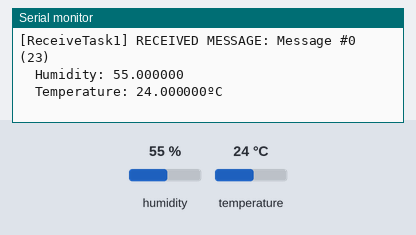
Bench run of a program on a simulated ESP32. Shown: the last lines printed to the serial monitor. The test bench sets the inputs (shaded band); at power-on: humidity 55 %, temperature 24 °C.

Above: at 2.8 s.
2.9 s: humidity set to 22 %
At 4.8 s:
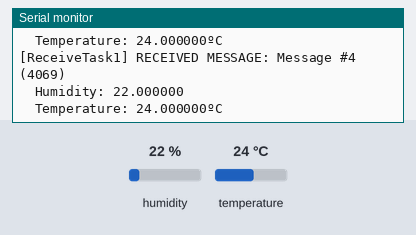
5.6 s: temperature set to 12 °C
At 6.5 s:
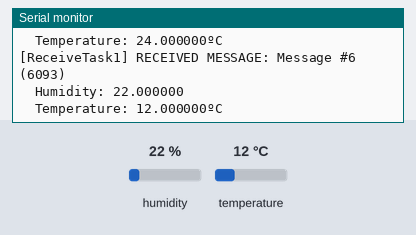
8.3 s: humidity set to 40 %
At 10.9 s:
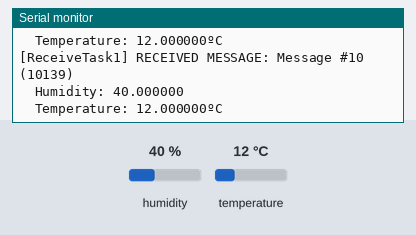
Timing chart, 0 to 12.4 s (numbered marks = the images above; inputs shaded):
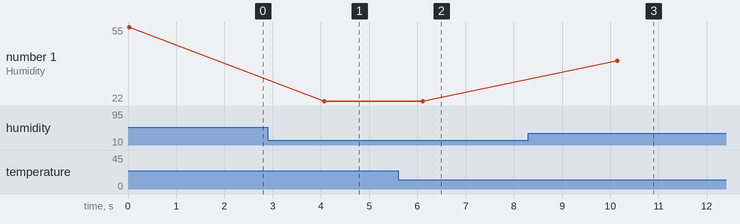

Measured:
- after the input at 2.9 s, the serial monitor: prints a new line after 1.2 s (image 1)
- after the input at 5.6 s, the serial monitor: prints a new line after 0.51 s (image 2)
- after the input at 8.3 s, the serial monitor: prints a new line after 1.8 s (image 3)
- plotted number 1: 55 → 22 after the input at 2.9 s, 22 → 40 after the input at 8.3 s

The program:

main.cpp
```cpp
#include <Arduino.h>
#include <DHT.h> //installed library
#include <math.h>
#include <freertos/FreeRTOS.h>
#include <freertos/task.h>

#define DHTPIN 2 //sensor DHT pin
#define DHTTYPE DHT11

DHT dht(DHTPIN, DHTTYPE);

static QueueHandle_t readingsQueue = NULL;

typedef struct struct_message {
    TickType_t xTimeStamp;
    char msg[50];
    float humidity;
    float temperature;
} struct_message;

//reads temperature and humidity and sends them to the queue
void SendTask(void *parameter){
  int *taskId = (int *)parameter;
  float actualHumidity; float actualTemperature;
  int nMessage = 0;

  for(;;){
    actualHumidity = roundf(dht.readHumidity()*100)/100; //humidity read and rounded up to 2 decimals
    actualTemperature = roundf(dht.readTemperature(false)*100)/100; //temperature read in ºC and rounded up to 2 decimals

    //if none of the values is nan
    if(!isnan(actualHumidity) && !isnan(actualTemperature)){
      //creates the message, fills it and sends it
      struct_message message_to_send;
      sprintf(message_to_send.msg, "Message #%d", nMessage);
      message_to_send.humidity = actualHumidity;
      message_to_send.temperature = actualTemperature;
      message_to_send.xTimeStamp = xTaskGetTickCount();

      //sends the message (waits until there's space in the queue for 1 sec max)
      BaseType_t xStatus = xQueueSend(readingsQueue, &message_to_send, pdMS_TO_TICKS(1000));

      if(xStatus != pdPASS)
        printf("[SendTask%d]: LOST MESSAGE, Couldn't send the message to the queue\n", taskId);

      nMessage++;
      vTaskDelay(pdMS_TO_TICKS(1000));
    }
  }
}

//reads from the queue
void ReceiveTask(void *parameter) {
  int *taskId = (int *)parameter;
  float lastHumidity = 0; float lastTemperature = 0;
  struct_message received_message;

  for(;;){
    BaseType_t xStatus = xQueueReceive(readingsQueue,&received_message, pdMS_TO_TICKS(5000));
    if(xStatus != pdPASS){
        printf("[ReceiveTask%d]: CAN'T READ, Couldn't read a message from the queue\n", taskId);
    }else{
      //if humidity and temperature readings are different from the previous, they are processed
      if(received_message.humidity != lastHumidity || received_message.temperature != lastTemperature){
        printf("[ReceiveTask%d] RECEIVED MESSAGE: %s (%lu)\n", taskId, received_message.msg, received_message.xTimeStamp);
        printf("\tHumidity: %f\n", received_message.humidity);
        printf("\tTemperature: %fºC\n", (float)received_message.temperature);
        //new values stored
        lastHumidity = received_message.humidity;
        lastTemperature = received_message.temperature;
      }
    }

    vTaskDelay(pdMS_TO_TICKS(1000));
  }
}

void setup() {
  Serial.begin(9600);
  dht.begin();

  readingsQueue = xQueueCreate(10, sizeof(struct_message));

  if(readingsQueue != NULL){
    xTaskCreate(SendTask, "SendTask", 10000, (void *)1, 1, NULL);
    xTaskCreate(ReceiveTask, "ReceiveTask", 10000, (void *)1, 1, NULL);
  }else{
    printf("[SETUP] ERROR, Couldn't create the queue\n");
    exit(1);
  }
}

void loop() {

}
```
